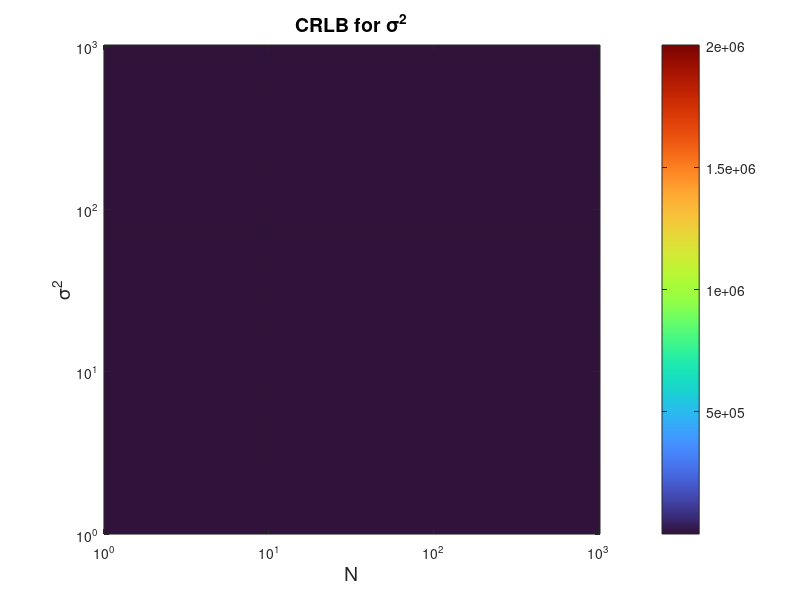
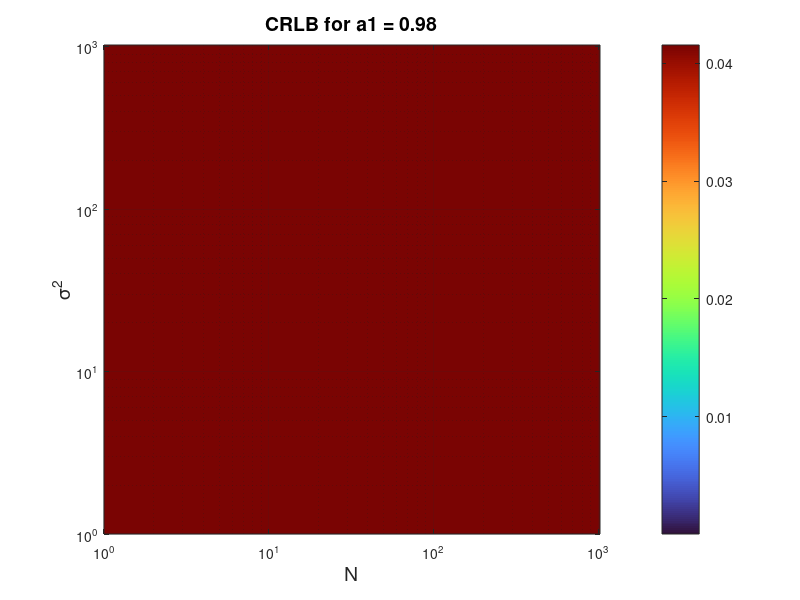

Here is the MATLAB script that generated these plots, in order:
clear; clc;

N_vals = 1:50:1001;
sigma2_vals = 1:50:1001;

[Ngrid, Sgrid] = meshgrid(N_vals, sigma2_vals);

% CRLB for sigma^2: var(sigma^2_hat) >= 2*sigma^4 / N
CRLB_sigma2 = 2 .* (Sgrid .^ 2) ./ Ngrid;

% CRLB for a1: var(a1_hat) >= (1 - a1^2) / N
% a1 = -0.005581;
a1 = 0.979;
N = 924;
CRLB_a1 = (1 - a1^2) ./ Ngrid;

figure;
imagesc(N_vals, sigma2_vals, CRLB_sigma2);
set(gca, 'YDir', 'normal', 'XScale', 'log', 'YScale', 'log', 'ColorScale', 'log');
colormap(turbo(256));
colorbar;
xlabel('N', 'FontSize', 14);
ylabel('\sigma^2', 'FontSize', 14);
title('CRLB for \sigma^2', 'FontSize', 14);
grid on;

figure;
imagesc(N_vals, sigma2_vals, CRLB_a1);
set(gca, 'YDir', 'normal', 'XScale', 'log', 'YScale', 'log', 'ColorScale', 'log');
colormap(turbo(256));
colorbar;
xlabel('N', 'FontSize', 14);
ylabel('\sigma^2', 'FontSize', 14);
title(sprintf('CRLB for a1 = %.2f', a1), 'FontSize', 14);
grid on;
